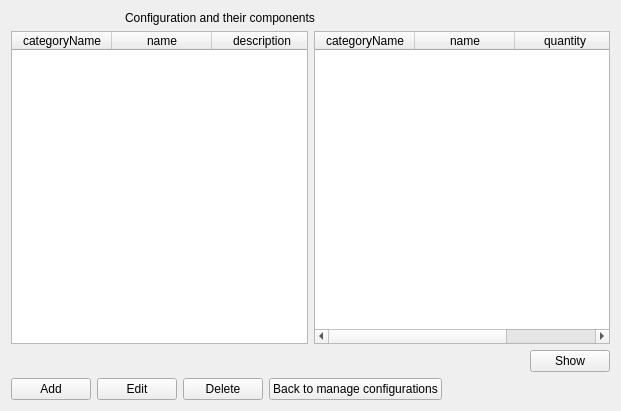
<?xml version="1.0" encoding="UTF-8"?>
<ui version="4.0">
 <class>configuration_components_form</class>
 <widget class="QWidget" name="configuration_components_form">
  <property name="geometry">
   <rect>
    <x>0</x>
    <y>0</y>
    <width>621</width>
    <height>411</height>
   </rect>
  </property>
  <property name="windowTitle">
   <string>Configuration components</string>
  </property>
  <layout class="QGridLayout" name="gridLayout">
   <item row="5" column="0">
    <layout class="QHBoxLayout" name="horizontalLayout">
     <item>
      <widget class="QPushButton" name="add">
       <property name="text">
        <string>Add</string>
       </property>
       <property name="form" stdset="0">
        <string notr="true">configuration_component_add</string>
       </property>
       <property name="global.configurationState" stdset="0">
        <string notr="true">{configuration.state}</string>
       </property>
       <property name="global.config_id" stdset="0">
        <string>{configuration.id}</string>
       </property>
       <property name="global.ConfigurationComponentState" stdset="0">
        <string>{ConfigurationComponent.state}</string>
       </property>
      </widget>
     </item>
     <item>
      <widget class="QPushButton" name="add_3">
       <property name="text">
        <string>Edit</string>
       </property>
       <property name="form" stdset="0">
        <string notr="true">configuration_component_edit</string>
       </property>
       <property name="global.configurationState" stdset="0">
        <string notr="true">{configuration.state}</string>
       </property>
       <property name="global.config_id" stdset="0">
        <string>{configuration.id}</string>
       </property>
       <property name="global.ConfigurationComponentState" stdset="0">
        <string>{ConfigurationComponent.state}</string>
       </property>
       <property name="global.component_id" stdset="0">
        <string>{ConfigurationComponent.id}</string>
       </property>
      </widget>
     </item>
     <item>
      <widget class="QPushButton" name="add_2">
       <property name="text">
        <string>Delete</string>
       </property>
       <property name="form" stdset="0">
        <string notr="true">configuration_components</string>
       </property>
       <property name="global.configurationState" stdset="0">
        <string notr="true">{configuration.state}</string>
       </property>
       <property name="doctype" stdset="0">
        <string notr="true">ConfigurationComponent.simpleform</string>
       </property>
       <property name="rootelement" stdset="0">
        <string notr="true">ConfigurationComponent</string>
       </property>
       <property name="action" stdset="0">
        <string notr="true">delete</string>
       </property>
       <property name="global.ConfigurationComponentState" stdset="0">
        <string>{ConfigurationComponent.state}</string>
       </property>
       <property name="config_id" stdset="0">
        <string>{configuration.id}</string>
       </property>
       <property name="component_id" stdset="0">
        <string>{ConfigurationComponent.id}</string>
       </property>
      </widget>
     </item>
     <item>
      <widget class="QPushButton" name="reload_2">
       <property name="text">
        <string>Back to manage configurations</string>
       </property>
       <property name="form" stdset="0">
        <string notr="true">configurations</string>
       </property>
       <property name="global.configurationState" stdset="0">
        <string notr="true">{configuration.state}</string>
       </property>
       <property name="global.ConfigurationComponentState" stdset="0">
        <string>{ConfigurationComponent.state}</string>
       </property>
      </widget>
     </item>
     <item>
      <spacer name="horizontalSpacer">
       <property name="orientation">
        <enum>Qt::Horizontal</enum>
       </property>
       <property name="sizeHint" stdset="0">
        <size>
         <width>40</width>
         <height>20</height>
        </size>
       </property>
      </spacer>
     </item>
    </layout>
   </item>
   <item row="0" column="0">
    <layout class="QHBoxLayout" name="horizontalLayout_2">
     <item>
      <widget class="QLabel" name="label_2">
       <property name="maximumSize">
        <size>
         <width>32</width>
         <height>32</height>
        </size>
       </property>
       <property name="text">
        <string/>
       </property>
      </widget>
     </item>
     <item>
      <widget class="QLabel" name="label_3">
       <property name="maximumSize">
        <size>
         <width>32</width>
         <height>32</height>
        </size>
       </property>
       <property name="text">
        <string/>
       </property>
       <property name="pixmap">
        <pixmap resource="../qtclient.qrc">:/images/link.png</pixmap>
       </property>
      </widget>
     </item>
     <item>
      <widget class="QLabel" name="label_4">
       <property name="maximumSize">
        <size>
         <width>32</width>
         <height>32</height>
        </size>
       </property>
       <property name="text">
        <string/>
       </property>
       <property name="pixmap">
        <pixmap resource="../qtclient.qrc">:/images/bricks.png</pixmap>
       </property>
      </widget>
     </item>
     <item>
      <widget class="QLabel" name="label">
       <property name="text">
        <string>Configuration and their components</string>
       </property>
      </widget>
     </item>
    </layout>
   </item>
   <item row="2" column="0">
    <layout class="QGridLayout" name="gridLayout_2">
     <item row="1" column="0">
      <layout class="QHBoxLayout" name="horizontalLayout_3"/>
     </item>
     <item row="0" column="2">
      <widget class="QTableWidget" name="ConfigurationComponent">
       <property name="editTriggers">
        <set>QAbstractItemView::NoEditTriggers</set>
       </property>
       <property name="selectionMode">
        <enum>QAbstractItemView::SingleSelection</enum>
       </property>
       <property name="selectionBehavior">
        <enum>QAbstractItemView::SelectRows</enum>
       </property>
       <property name="doctype" stdset="0">
        <string>ConfigurationComponentListRequest.simpleform</string>
       </property>
       <property name="rootelement" stdset="0">
        <string>ConfigurationComponent</string>
       </property>
       <property name="state" stdset="0">
        <string>{global.ConfigurationComponentState}</string>
       </property>
       <property name="config_id" stdset="0">
        <string>{configuration.id}</string>
       </property>
       <property name="action" stdset="0">
        <string notr="true">read</string>
       </property>
       <column>
        <property name="text">
         <string>categoryName</string>
        </property>
       </column>
       <column>
        <property name="text">
         <string>name</string>
        </property>
       </column>
       <column>
        <property name="text">
         <string>quantity</string>
        </property>
       </column>
      </widget>
     </item>
     <item row="1" column="2">
      <layout class="QHBoxLayout" name="horizontalLayout_4">
       <item>
        <spacer name="horizontalSpacer_2">
         <property name="orientation">
          <enum>Qt::Horizontal</enum>
         </property>
         <property name="sizeHint" stdset="0">
          <size>
           <width>40</width>
           <height>20</height>
          </size>
         </property>
        </spacer>
       </item>
       <item>
        <widget class="QPushButton" name="pushButton">
         <property name="enabled">
          <bool>true</bool>
         </property>
         <property name="text">
          <string>Show</string>
         </property>
         <property name="action" stdset="0">
          <string>ConfigurationComponent.reload</string>
         </property>
        </widget>
       </item>
      </layout>
     </item>
     <item row="0" column="1">
      <widget class="QTableWidget" name="configuration">
       <property name="horizontalScrollBarPolicy">
        <enum>Qt::ScrollBarAlwaysOff</enum>
       </property>
       <property name="alternatingRowColors">
        <bool>true</bool>
       </property>
       <property name="selectionMode">
        <enum>QAbstractItemView::SingleSelection</enum>
       </property>
       <property name="selectionBehavior">
        <enum>QAbstractItemView::SelectRows</enum>
       </property>
       <property name="showGrid">
        <bool>true</bool>
       </property>
       <property name="gridStyle">
        <enum>Qt::DotLine</enum>
       </property>
       <property name="sortingEnabled">
        <bool>true</bool>
       </property>
       <property name="doctype" stdset="0">
        <string notr="true">ConfigurationListRequest.simpleform</string>
       </property>
       <property name="rootelement" stdset="0">
        <string notr="true">configuration</string>
       </property>
       <property name="state" stdset="0">
        <string notr="true">{global.configurationState}</string>
       </property>
       <property name="action" stdset="0">
        <string notr="true">read</string>
       </property>
       <attribute name="horizontalHeaderShowSortIndicator" stdset="0">
        <bool>true</bool>
       </attribute>
       <attribute name="verticalHeaderStretchLastSection">
        <bool>false</bool>
       </attribute>
       <column>
        <property name="text">
         <string>categoryName</string>
        </property>
       </column>
       <column>
        <property name="text">
         <string>name</string>
        </property>
       </column>
       <column>
        <property name="text">
         <string>description</string>
        </property>
       </column>
       <column>
        <property name="text">
         <string>comment</string>
        </property>
       </column>
      </widget>
     </item>
    </layout>
   </item>
  </layout>
 </widget>
 <tabstops>
  <tabstop>ConfigurationComponent</tabstop>
  <tabstop>pushButton</tabstop>
  <tabstop>add</tabstop>
  <tabstop>add_3</tabstop>
  <tabstop>add_2</tabstop>
  <tabstop>reload_2</tabstop>
 </tabstops>
 <resources>
  <include location="../qtclient.qrc"/>
  <include location="../qtclient.qrc"/>
 </resources>
 <connections>
  <connection>
   <sender>ConfigurationComponent</sender>
   <signal>doubleClicked(QModelIndex)</signal>
   <receiver>add_3</receiver>
   <slot>click()</slot>
   <hints>
    <hint type="sourcelabel">
     <x>396</x>
     <y>209</y>
    </hint>
    <hint type="destinationlabel">
     <x>124</x>
     <y>391</y>
    </hint>
   </hints>
  </connection>
  <connection>
   <sender>configuration</sender>
   <signal>itemSelectionChanged()</signal>
   <receiver>pushButton</receiver>
   <slot>click()</slot>
   <hints>
    <hint type="sourcelabel">
     <x>213</x>
     <y>250</y>
    </hint>
    <hint type="destinationlabel">
     <x>554</x>
     <y>357</y>
    </hint>
   </hints>
  </connection>
 </connections>
</ui>
